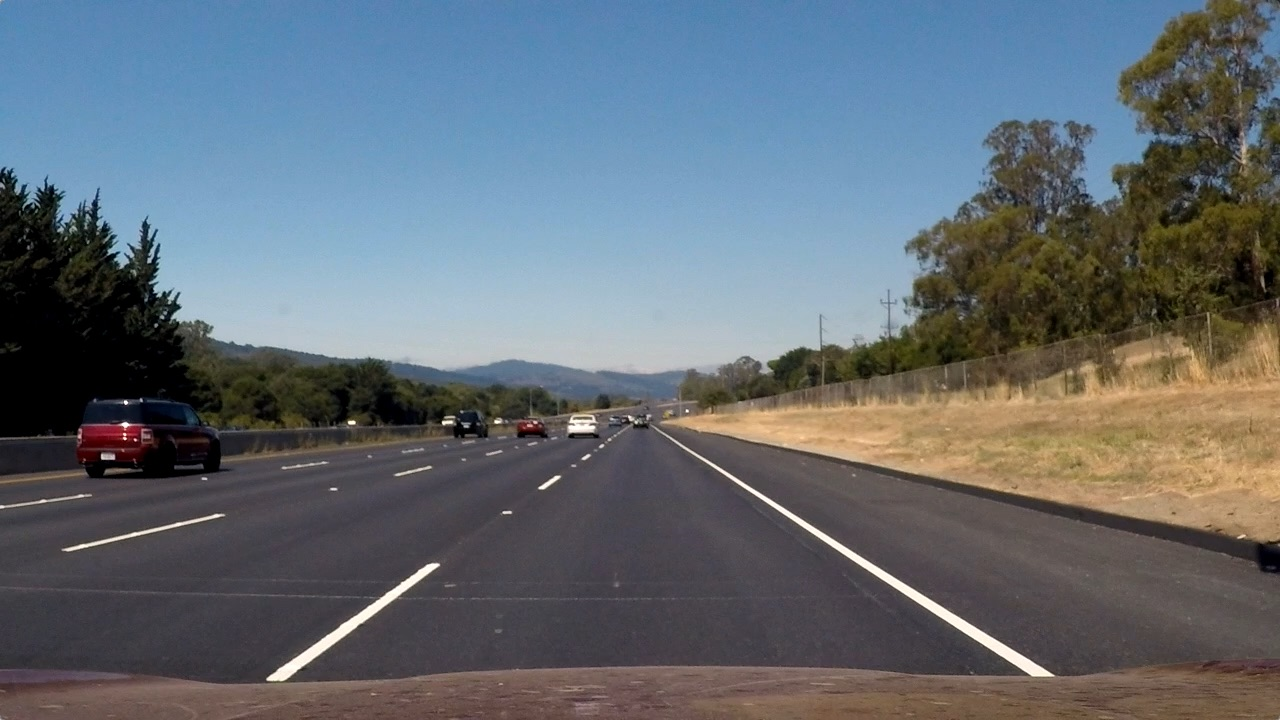
#> input picture test_images/straight_lines2.jpg, 1280 x 720 px
$ python perspective_transformer.py
#> lines starting #> are read from the running program, lines starting #| are printed output that depends on the picture
#> further down, img is the input picture: shape (720, 1280, 3); mean R, G, B 99.4, 107.7, 115.1
import cv2
import matplotlib.image as mpimg
import matplotlib.pyplot as plt
import numpy as np


def get_perspective_transform(image, src_in=None, dst_in=None, display=True):
#> called with display = True
    img_size = image.shape
#> img_size = (720, 1280, 3)
    if src_in is None:
        src = np.array([[585. / 1280. * img_size[1], 455. / 720. * img_size[0]],
                        [705. / 1280. * img_size[1], 455. / 720. * img_size[0]],
                        [1130. / 1280. * img_size[1], 720. / 720. * img_size[0]],
                        [190. / 1280. * img_size[1], 720. / 720. * img_size[0]]], np.float32)
    else:
        src = src_in

    if dst_in is None:
        dst = np.array([[300. / 1280. * img_size[1], 100. / 720. * img_size[0]],
                        [1000. / 1280. * img_size[1], 100. / 720. * img_size[0]],
                        [1000. / 1280. * img_size[1], 720. / 720. * img_size[0]],
                        [300. / 1280. * img_size[1], 720. / 720. * img_size[0]]], np.float32)
    else:
        dst = dst_in

    warp_m = cv2.getPerspectiveTransform(src, dst)
    warp_minv = cv2.getPerspectiveTransform(dst, src)

    if display:
        plt.subplot(1, 2, 1)
        plt.imshow(image, cmap='gray')
        colors = ['r+', 'g+', 'b+', 'c+']
        for i in range(4):
            plt.plot(src[i, 0], src[i, 1], colors[i])

        im2 = cv2.warpPerspective(image, warp_m, (image.shape[1], image.shape[0]), flags=cv2.INTER_LINEAR)
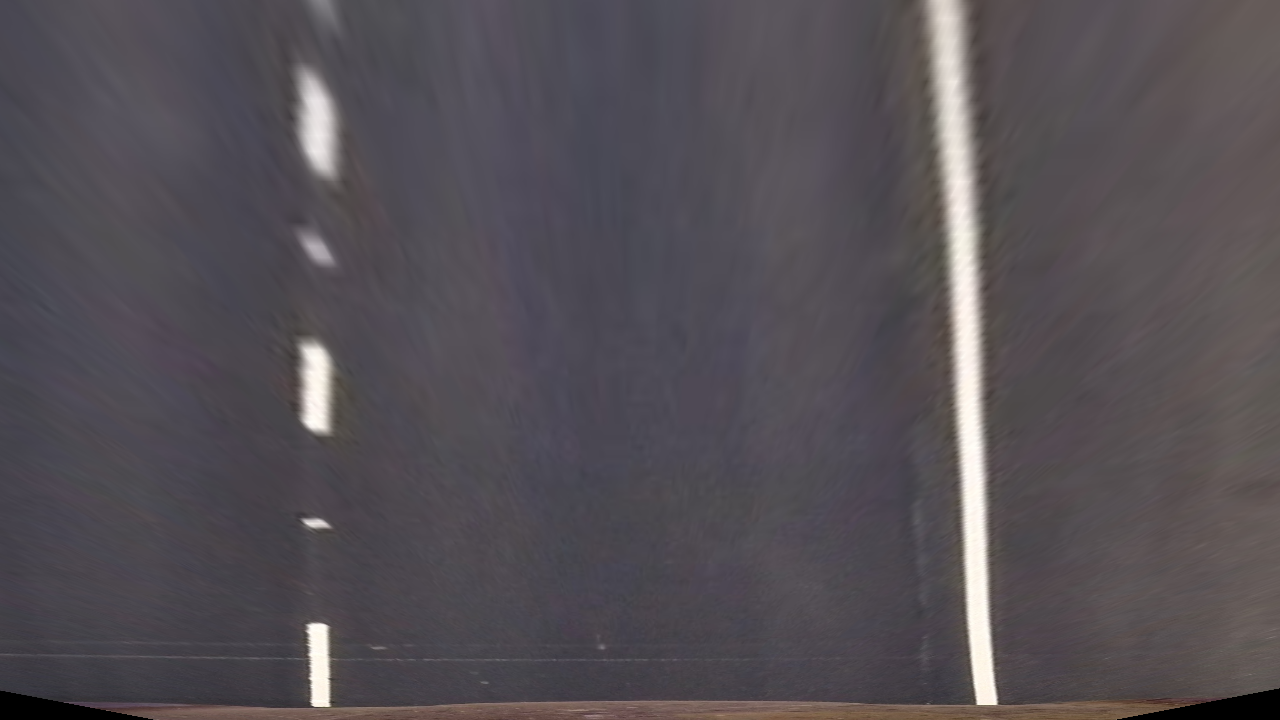
#> im2: shape (720, 1280, 3); mean R, G, B 84.7, 79.6, 85.1
        plt.subplot(1, 2, 2)
        plt.imshow(im2, cmap='gray')
        for i in range(4):
            plt.plot(dst[i, 0], dst[i, 1], colors[i])

        file_name = "./output_images/perspective_transform.png"
        plt.savefig(file_name)
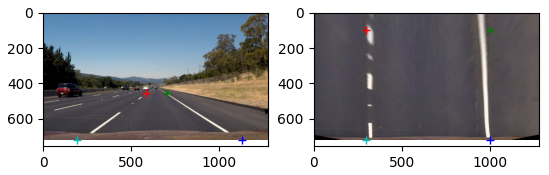
#> figure drawn by matplotlib, 2 panels
        plt.show()
        plt.close('all')

    return warp_m, warp_minv


if __name__ == "__main__":
    img = mpimg.imread('./test_images/straight_lines2.jpg')
    get_perspective_transform(img, display=True)
